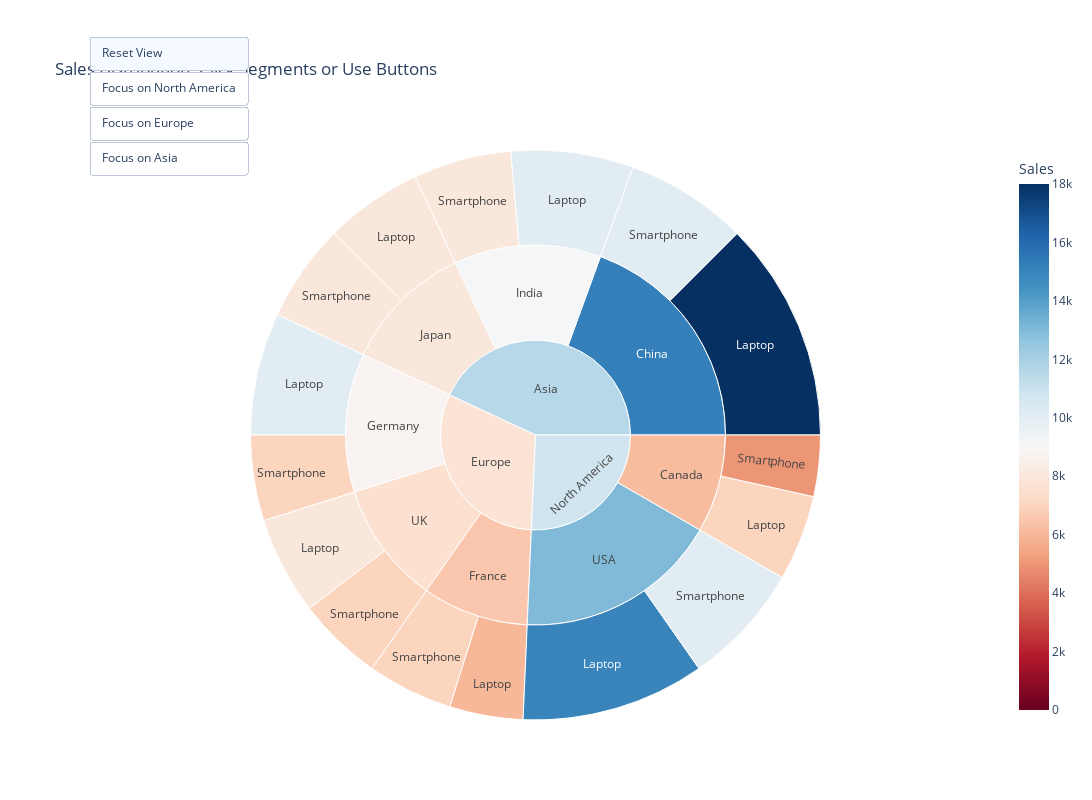

Here is the notebook cell this chart was saved with:
### Code cell
import pandas as pd
import plotly.express as px
import numpy as np

# Create a more complex dataset with multiple hierarchical levels
data_multilevel = {
    'Region': ['North America', 'North America', 'North America', 'North America',
               'Europe', 'Europe', 'Europe', 'Europe', 'Europe', 'Europe',
               'Asia', 'Asia', 'Asia', 'Asia', 'Asia', 'Asia'],
    'Country': ['USA', 'USA', 'Canada', 'Canada',
                'UK', 'UK', 'Germany', 'Germany', 'France', 'France',
                'Japan', 'Japan', 'China', 'China', 'India', 'India'],
    'Product': ['Laptop', 'Smartphone', 'Laptop', 'Smartphone',
                'Laptop', 'Smartphone', 'Laptop', 'Smartphone', 'Laptop', 'Smartphone',
                'Laptop', 'Smartphone', 'Laptop', 'Smartphone', 'Laptop', 'Smartphone'],
    'Sales': [15000, 10000, 7000, 5000,
              8000, 7000, 10000, 7000, 6000, 7000,
              8000, 8000, 18000, 10000, 10000, 8000]
}
df_multilevel = pd.DataFrame(data_multilevel)

# Create a multi-level sunburst chart
fig_multilevel = px.sunburst(
    df_multilevel,
    path=['Region', 'Country', 'Product'],  # Defines the hierarchy
    values='Sales',
    title='Sales Distribution: Click Segments or Use Buttons',
    color='Sales',
    color_continuous_scale='RdBu',
    color_continuous_midpoint=np.average(df_multilevel['Sales']),

)


# Get unique regions for button creation
unique_regions = df_multilevel['Region'].unique()

# Define buttons for updatemenu
buttons_list = [
    dict(
        label="Reset View",
        method="restyle",
        # 'args' is a list where the first element is a dictionary of properties to update.
        # Setting 'level' to "" resets the sunburst to display from the true root of the hierarchy.
        args=[{"level": ""}]
    )
]

# Create a button for each region to focus on it
for region in unique_regions:
    buttons_list.append(
        dict(
            label=f"Focus on {region}",
            method="restyle",
            # Setting 'level' to a specific ID (like a region name) makes that ID
            # the center of the sunburst.
            args=[{"level": region}]
        )
    )

# Add buttons to the figure layout
fig_multilevel.update_layout(
    width=1200,
    height=800,
    updatemenus=[
        dict(
            type="buttons",        # Type of menu: buttons or dropdown
            direction="down",      # Arrangement of buttons
            x=0.01,                # Horizontal position (0 to 1, left to right)
            xanchor="left",        # Anchor point for x
            y=1.20,                # Vertical position (can be >1 to place above chart)
            yanchor="top",         # Anchor point for y
            showactive=True,       # Highlights the active button (if state matches)
            buttons=buttons_list
        )
    ],
    # Adjust margin to make space for buttons if they are outside the plot area
    margin=dict(t=150) # Increase top margin
)

# To display the figure (e.g., in a Jupyter notebook or a Python script that opens a browser)
fig_multilevel.show()

### Figure 1 — Plotly figure (JSON) as saved in the notebook; plotly's stock layout.template omitted (floating-point values rounded to 4 significant figures)
{"data": [{"branchvalues": "total", "customdata": [[15000.0], [10000.0], [7000.0], [5000.0], [8000.0], [7000.0], [10000.0], [7000.0], [6000.0], [7000.0], [8000.0], [8000.0], [18000.0], [10000.0], [10000.0], [8000.0], [13000.0], [6167.0], [7533.0], [8765.0], [6538.0], [8000.0], [15140.0], [9111.0], [10780.0], [7711.0], [11550.0]], "domain": {"x": [0, 1], "y": [0, 1]}, "hovertemplate": "labels=%{label}<br>Sales_sum=%{value}<br>parent=%{parent}<br>id=%{id}<br>Sales=%{color}<extra></extra>", "ids": ["North America/USA/Laptop", "North America/USA/Smartphone", "North America/Canada/Laptop", "North America/Canada/Smartphone", "Europe/UK/Laptop", "Europe/UK/Smartphone", "Europe/Germany/Laptop", "Europe/Germany/Smartphone", "Europe/France/Laptop", "Europe/France/Smartphone", "Asia/Japan/Laptop", "Asia/Japan/Smartphone", "Asia/China/Laptop", "Asia/China/Smartphone", "Asia/India/Laptop", "Asia/India/Smartphone", "North America/USA", "North America/Canada", "Europe/UK", "Europe/Germany", "Europe/France", "Asia/Japan", "Asia/China", "Asia/India", "North America", "Europe", "Asia"], "labels": ["Laptop", "Smartphone", "Laptop", "Smartphone", "Laptop", "Smartphone", "Laptop", "Smartphone", "Laptop", "Smartphone", "Laptop", "Smartphone", "Laptop", "Smartphone", "Laptop", "Smartphone", "USA", "Canada", "UK", "Germany", "France", "Japan", "China", "India", "North America", "Europe", "Asia"], "marker": {"coloraxis": "coloraxis", "colors": [15000.0, 10000.0, 7000.0, 5000.0, 8000.0, 7000.0, 10000.0, 7000.0, 6000.0, 7000.0, 8000.0, 8000.0, 18000.0, 10000.0, 10000.0, 8000.0, 13000.0, 6167.0, 7533.0, 8765.0, 6538.0, 8000.0, 15140.0, 9111.0, 10780.0, 7711.0, 11550.0]}, "name": "", "parents": ["North America/USA", "North America/USA", "North America/Canada", "North America/Canada", "Europe/UK", "Europe/UK", "Europe/Germany", "Europe/Germany", "Europe/France", "Europe/France", "Asia/Japan", "Asia/Japan", "Asia/China", "Asia/China", "Asia/India", "Asia/India", "North America", "North America", "Europe", "Europe", "Europe", "Asia", "Asia", "Asia", "", "", ""], "type": "sunburst", "values": [15000.0, 10000.0, 7000.0, 5000.0, 8000.0, 7000.0, 10000.0, 7000.0, 6000.0, 7000.0, 8000.0, 8000.0, 18000.0, 10000.0, 10000.0, 8000.0, 25000.0, 12000.0, 15000.0, 17000.0, 13000.0, 16000.0, 28000.0, 18000.0, 37000.0, 45000.0, 62000.0]}], "layout": {"coloraxis": {"cmid": 9000, "colorbar": {"title": {"text": "Sales"}}, "colorscale": [[0, "rgb(103,0,31)"], [0.1, "rgb(178,24,43)"], [0.2, "rgb(214,96,77)"], [0.3, "rgb(244,165,130)"], [0.4, "rgb(253,219,199)"], [0.5, "rgb(247,247,247)"], [0.6, "rgb(209,229,240)"], [0.7, "rgb(146,197,222)"], [0.8, "rgb(67,147,195)"], [0.9, "rgb(33,102,172)"], [1, "rgb(5,48,97)"]]}, "height": 800, "legend": {"tracegroupgap": 0}, "margin": {"t": 150}, "title": {"text": "Sales Distribution: Click Segments or Use Buttons"}, "updatemenus": [{"buttons": [{"args": [{"level": ""}], "label": "Reset View", "method": "restyle"}, {"args": [{"level": "North America"}], "label": "Focus on North America", "method": "restyle"}, {"args": [{"level": "Europe"}], "label": "Focus on Europe", "method": "restyle"}, {"args": [{"level": "Asia"}], "label": "Focus on Asia", "method": "restyle"}], "direction": "down", "showactive": true, "type": "buttons", "x": 0.01, "xanchor": "left", "y": 1.2, "yanchor": "top"}], "width": 1200}}
